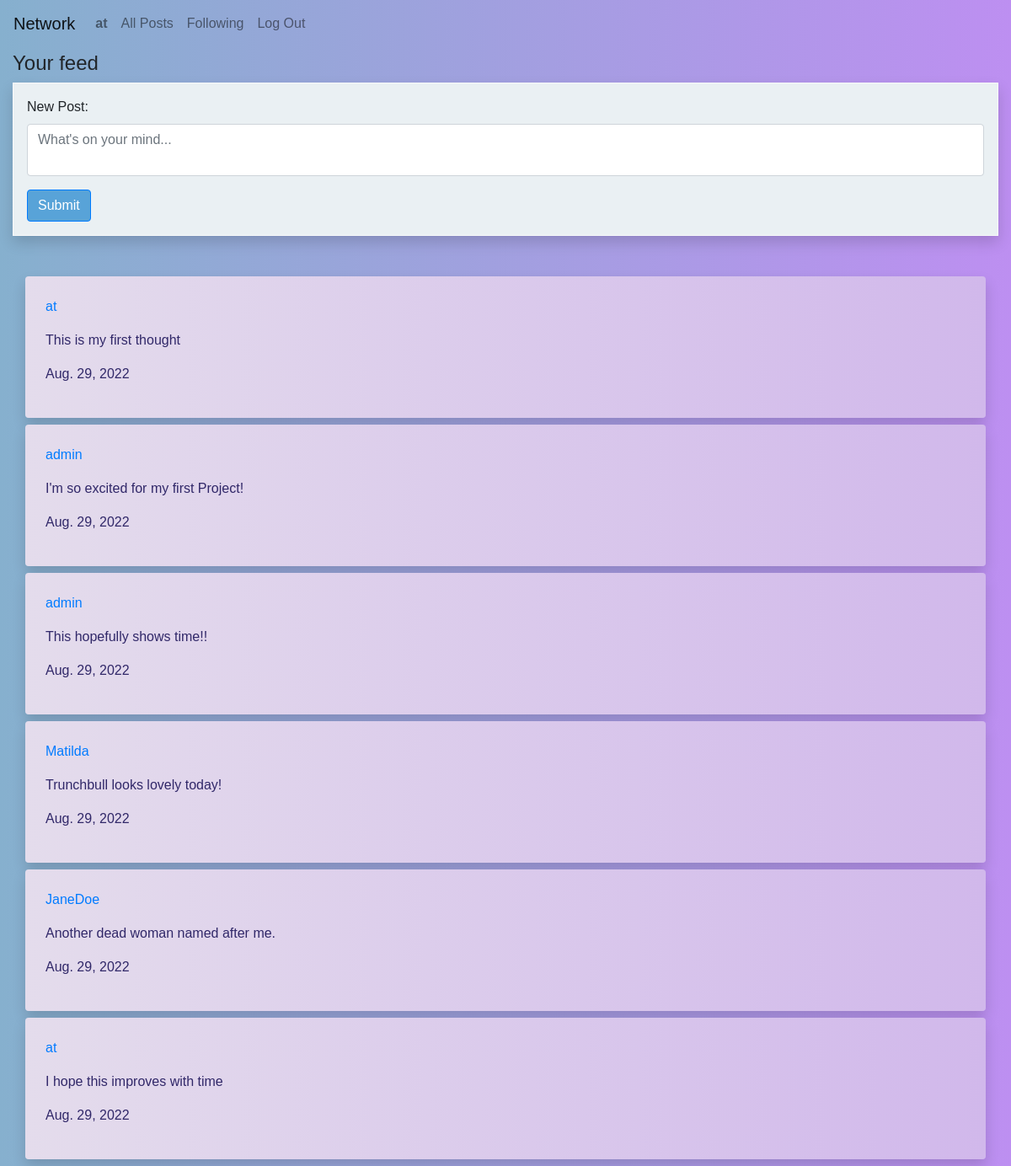
/ (signed in), run on the app's committed database.
### network/models.py (models this page shows, shortened)
class User(AbstractUser):
    pass

class NetworkPost(models.Model):
    user=models.ForeignKey(User,on_delete=models.CASCADE,related_name="poster")
    content=models.CharField(max_length=281,blank=False)
    timestamp=models.DateField(auto_now_add=True,auto_now=False,blank=True)
    likes=models.ManyToManyField(User,related_name="liked",blank=True)

### network/views.py (the view)
# urls.py: path("", views.index, name="index"),
def index(request):
    return render(request, "network/index.html",{
        "posts":NetworkPost.objects.all()
    })

### network/templates/network/index.html (shortened to what this page needs)
{% extends "network/layout.html" %}
{% load static %}
{% block body %}
{% if user.is_authenticated %}
    <div  class="heading"><h4>Your feed</h4></div>
    <div style="background-color: rgb(234, 240, 243);"class="container-fluid p-3 my-2 border border-light shadow ">
        <form action="{% url 'post' %}" method="POST">
            <div class="form-group">
              <label for="post">New Post:</label>
              <textarea name="content" style="resize: none;" class="form-control" id="post" placeholder="What's on your mind..." rows="2"></textarea>
            </div>
            <button type="submit" class="btn btn-primary" style="background-color:#58a3d8 ;">Submit</button>
          </form>
    </div>
    <div class="container-fluid mt-5" id="feed">
        {% for post in posts %}
            <div id="look" class="container-fluid shadow  p-4 my-2 rounded">
                <p><a href="{% url 'all' post.user.username %}">{{ post.user.username }}</a></p>
                <p>{{ post.content }}</p>
                <p>{{ post.timestamp }} </p>
            </div>
        {% endfor %}
    </div>
{% else %}
    <div class="empty">
        You're one step closer to the network.
        <p>Sign up today!</p>
    </div>
{% endif %}
<!-- {% endblock %}

### network/templates/network/layout.html (shortened to what this page needs)
{% load static %}
<!DOCTYPE html>
<html lang="en">
    <head>
        <link href="{% static '/network/styles.css' %}" rel="stylesheet">
        <link rel="stylesheet" href="https://stackpath.bootstrapcdn.com/bootstrap/4.4.1/css/bootstrap.min.css">
    </head>
    <body>
        <nav class="navbar navbar-expand-lg navbar-light";>
            <a class="navbar-brand" href="#">Network</a>
            <div>
              <ul class="navbar-nav mr-auto">
                {% if user.is_authenticated %}
                    <li class="nav-item">
                        <a class="nav-link" href="{% url 'all' user.username %}"><strong>{{ user.username }}</strong></a>
                    </li>
                {% endif %}
                <li class="nav-item">
                  <a class="nav-link" href="{% url 'index' %}">All Posts</a>
                </li>
                {% if user.is_authenticated %}
                    <li class="nav-item">
                        <a class="nav-link" href="#">Following</a>
                    </li>
                    <li class="nav-item">
                        <a class="nav-link" href="{% url 'logout' %}">Log Out</a>
                    </li>
                {% endif %}
              </ul>
            </div>
          </nav>
        <div class="body">
            {% block body %}
            {% endblock %}
</html>

### network/static/network/styles.css (style rules this page uses)
.body { margin:5px 15px 5px 15px; }
.navbar-nav { text-align:right; }
.navbar { background-image: linear-gradient(90deg,#86b0ce,#bd8ff1) }
* { font-family:'Trebuchet MS', 'Lucida Sans Unicode', 'Lucida Grande', 'Lucida Sans', Arial, sans-serif; }
#look { background-image: linear-gradient(90deg,#e4dcec,#d1b8eb); font-size: medium; color: rgb(49, 40, 105); }
body { background-image: linear-gradient(90deg,#86b0ce,#bd8ff1) }

### data on the page
User: username "at"
NetworkPost: user.username "at", content "This is my first thought", timestamp "Aug. 29, 2022"
NetworkPost: user.username "admin", content "I'm so excited for my first Project!", timestamp "Aug. 29, 2022"
NetworkPost: user.username "admin", content "This hopefully shows time!!", timestamp "Aug. 29, 2022"
NetworkPost: user.username "Matilda", content "Trunchbull looks lovely today!", timestamp "Aug. 29, 2022"
NetworkPost: user.username "JaneDoe", content "Another dead woman named after me.", timestamp "Aug. 29, 2022"
NetworkPost: user.username "at", content "I hope this improves with time", timestamp "Aug. 29, 2022"
